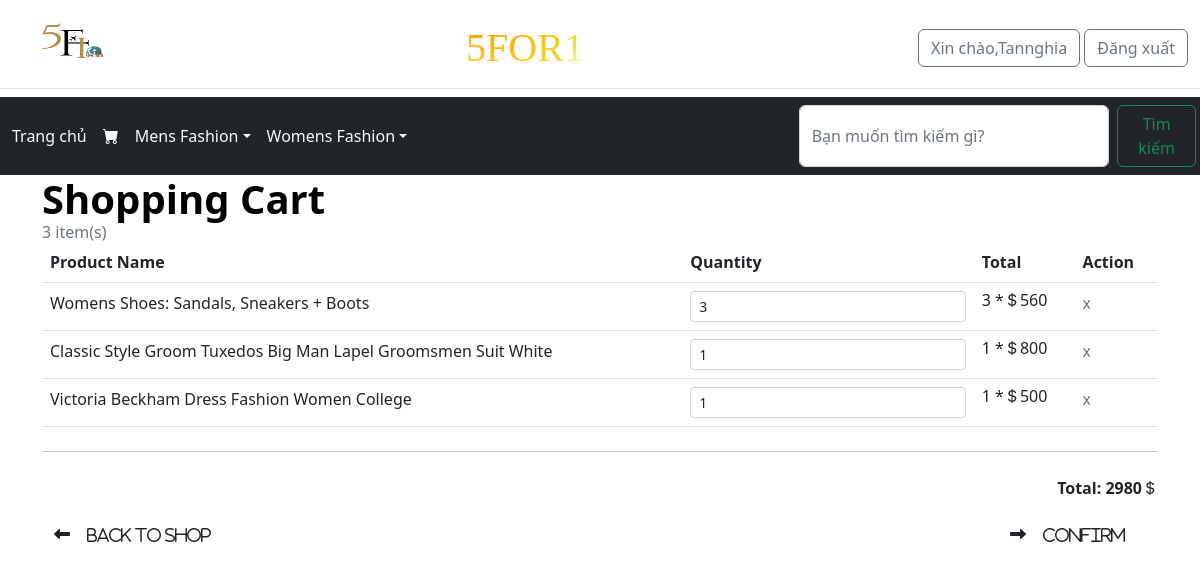
The page /cart1.php (signed in) on the database its author committed.
### tables this page shows
CREATE TABLE `cart` (
  `cart_id` int(11) NOT NULL,
  `user_id` int(11) NOT NULL,
  `pID` varchar(8) NOT NULL,
  `pCount` int(11) NOT NULL,
  `date` date NOT NULL
);

CREATE TABLE `product` (
  `pID` varchar(8) NOT NULL,
  `pName` varchar(80) NOT NULL,
  `pQuantity` int(11) NOT NULL,
  `pPrice` decimal(8,0) NOT NULL,
  `pStatus` tinyint(1) NOT NULL,
  `pImage` varchar(60) DEFAULT NULL,
  `pDesc` varchar(200) DEFAULT NULL,
  `pCat_id` varchar(8) NOT NULL,
  `date` date DEFAULT NULL
);

### cart1.php (the view, shortened to what this page needs)
<?php
include_once 'header.php';
$c = new Connect();
$dblink = $c->connectToPDO();
    if (isset($_SESSION['user_name'])) {
        $user_id = $_SESSION['userid'];
        $sum = 0;
        $sqlSelect = "SELECT * FROM cart c, product p WHERE c.pID= p.pID AND user_id=?";
        $stmt1 = $dblink->prepare($sqlSelect);
        $stmt1->execute(array($user_id));
        $rows = $stmt1->fetchAll(PDO::FETCH_BOTH);
    } else {
        header("Location: login.php");
    }
?>
<div class="container">
    <h1 class="fw-bold mb-0 text-black">Shopping Cart</h1>
    <h6 class="mb-0 text-muted"><?= $stmt1->rowCount() ?> item(s)</h6>
    <table class="table">
        <tr>
            <th>Product Name</th>
            <th>Quantity</th>
            <th>Total</th>
            <th>Action</th>
        </tr>
        <?php
    foreach ($rows as $row) {
        ?>
        <tr>
            <td><?= $row['pName'] ?></td>
            <td> <input id="form1" min="0" name="quantity" value="<?= $row['pCount'] ?>" type="number"
                    class="form-control form-control-sm" /></td>
            <td>
                <h6 class="mb-0"><?= $row['pCount'] ?> *<span class=" bi bi-currency-dollar"><?= $row['pPrice'] ?></span>
                </h6>
            </td>
            <td><a href="cart.php?del_id=<?= $row['cart_id'] ?>" class="text-muted text-decoration-none">x</a></td>
        </tr>
<?php
        $total = $row['pCount'] * $row['pPrice'];
        $sum = $sum + $total;
    }
?>
    </table>
    <hr class="my-4">
    <form action="" method="get" class="needs-validation">
        <div class="col-md-12 d-flex justify-content-end ">
            <p><b>Total: <?php echo $sum; ?><span class=" bi bi-currency-dollar"></span></b></p>
        </div>
        <div class="container d-inline-flex justify-content-between">
            <div class="">
                <div class="fas fa-long-arrow-alt-left me-2">
                    <button onclick="window.location.href='index.php'" type="button" class="btn btn-black">
                        Back to Shop</button>
                </div>
            </div>
            <div class="">
                <div class="fas fa-long-arrow-alt-right me-2">
                    <button onclick="window.location.href='confirm.php'" type="button" class="btn btn-black" name="btnConfirm"
                        id="btnConfirm">
                        Confirm</button>
                </div>
            </div>
        </div>
    </form>

### ASM.css (style rules this page uses)
body { margin: 0; padding: 0; font-family: 'Raleway', sans-serif; background-color: #000; }
h1 { color: #fff; line-height: 260px; }

### rows shown on the page
cart: pID.pName "Womens Shoes: Sandals, Sneakers + Boots", quantity "3", pCount "3", pID.pPrice "560"
cart: pID.pName "Classic Style Groom Tuxedos Big Man Lapel Groomsmen Suit White", quantity "1", pCount "1", pID.pPrice "800"
cart: pID.pName "Victoria Beckham Dress Fashion Women College", quantity "1", pCount "1", pID.pPrice "500"

### other values the page prints
$_SESSION['user_name'] "Tannghia"
$row1[0] "Mens Fashion"
$row1[0] "Womens Fashion"
$stmt1->rowCount() "3"
$sum "2980"
